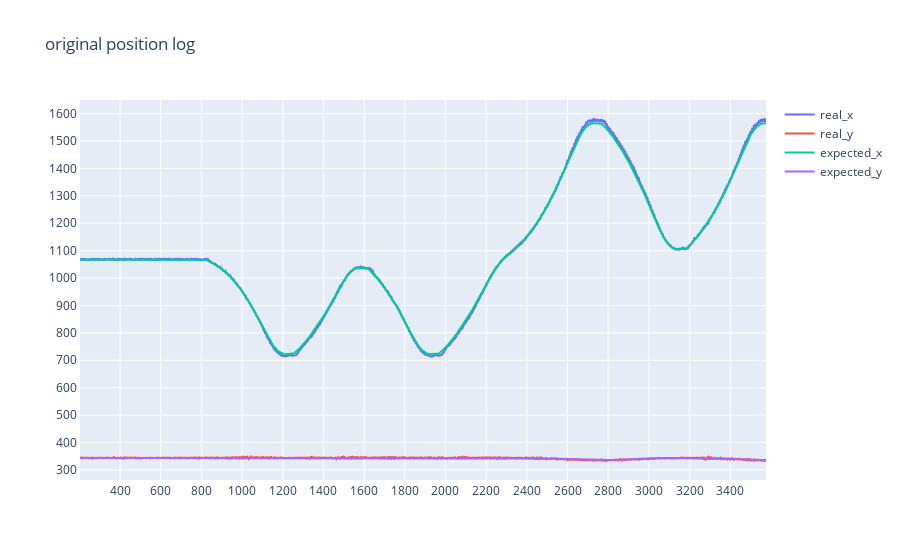

The notebook cell saved with this chart:
### Code cell
# show the position data diagram
p=[]
#index = np.arange(0,len(data_log))
index = data_log['frame_id']
               
for c in ['real_x','real_y','expected_x','expected_y']:    
    trace=go.Scatter(
        y= data_log[c],
        x= index,
        name = c
    )
    p.append(trace)

                  
axis_template=dict(
    showgrid=True,  #网格
    zeroline=True,  #是否显示基线,即沿着(0,0)画出x轴和y轴
    nticks=20,
    showline=True,
    #title='X axis',
    #mirror='all',
    zerolinecolor="#FF0000"
)
layout=go.Layout(
    xaxis=axis_template,
    yaxis=axis_template,
    title='original position log'
)

fig=go.Figure(
    data=p,
    layout=layout
)
iplot(fig)
if export_html:
    io.write_html(fig, include_plotlyjs='cdn',file=prefix+filename.replace('.csv','_')+layout.title.text.replace(' ','_')+'.html')

### Figure 1 — Plotly figure (JSON) as saved in the notebook; plotly's stock layout.template omitted (floating-point values rounded to 4 significant figures; data arrays with more than 128 entries replaced by an {"elided": "..."} marker saying what was removed)
{"data": [{"name": "real_x", "type": "scatter", "x": {"elided": "2628 int values"}, "y": {"elided": "2628 float values"}}, {"name": "real_y", "type": "scatter", "x": {"elided": "2628 int values"}, "y": {"elided": "2628 float values"}}, {"name": "expected_x", "type": "scatter", "x": {"elided": "2628 int values"}, "y": {"elided": "2628 float values"}}, {"name": "expected_y", "type": "scatter", "x": {"elided": "2628 int values"}, "y": {"elided": "2628 float values"}}], "layout": {"title": {"text": "original position log"}, "xaxis": {"nticks": 20, "showgrid": true, "showline": true, "zeroline": true, "zerolinecolor": "#FF0000"}, "yaxis": {"nticks": 20, "showgrid": true, "showline": true, "zeroline": true, "zerolinecolor": "#FF0000"}}}
